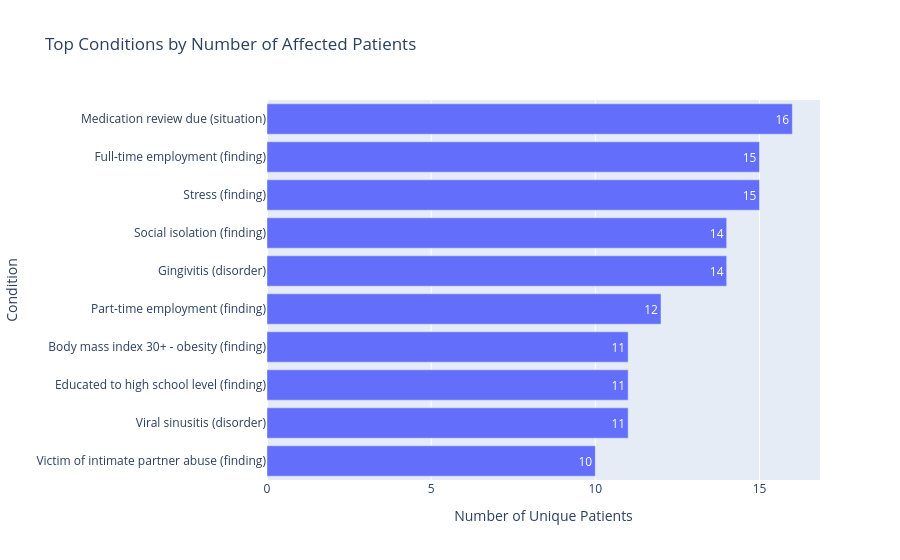

Notebook code for this chart:
### Markdown cell above
### Visualization

### Code cell
fig = px.bar(
    top_conditions.sort_values(
        "Patients_With_Condition",
        ascending=True,
    ),
    x="Patients_With_Condition",
    y="DESCRIPTION",
    orientation="h",
    title="Top Conditions by Number of Affected Patients",
    labels={
        "Patients_With_Condition": "Unique Patients",
        "DESCRIPTION": "Condition",
    },
    text="Patients_With_Condition",
)

fig.update_layout(
    xaxis_title="Number of Unique Patients",
    yaxis_title="Condition",
    showlegend=False,
)

fig.show()

### Figure 1 — Plotly figure (JSON) as saved in the notebook; plotly's stock layout.template omitted (floating-point values rounded to 4 significant figures)
{"data": [{"hovertemplate": "Unique Patients=%{text}<br>Condition=%{y}<extra></extra>", "legendgroup": "", "marker": {"color": "#636efa", "pattern": {"shape": ""}}, "name": "", "orientation": "h", "showlegend": false, "text": [10.0, 11.0, 11.0, 11.0, 12.0, 14.0, 14.0, 15.0, 15.0, 16.0], "textposition": "auto", "type": "bar", "x": [10, 11, 11, 11, 12, 14, 14, 15, 15, 16], "xaxis": "x", "y": ["Victim of intimate partner abuse (finding)", "Viral sinusitis (disorder)", "Educated to high school level (finding)", "Body mass index 30+ - obesity (finding)", "Part-time employment (finding)", "Gingivitis (disorder)", "Social isolation (finding)", "Stress (finding)", "Full-time employment (finding)", "Medication review due (situation)"], "yaxis": "y"}], "layout": {"barmode": "relative", "legend": {"tracegroupgap": 0}, "showlegend": false, "title": {"text": "Top Conditions by Number of Affected Patients"}, "xaxis": {"anchor": "y", "domain": [0, 1], "title": {"text": "Number of Unique Patients"}}, "yaxis": {"anchor": "x", "domain": [0, 1], "title": {"text": "Condition"}}}}
